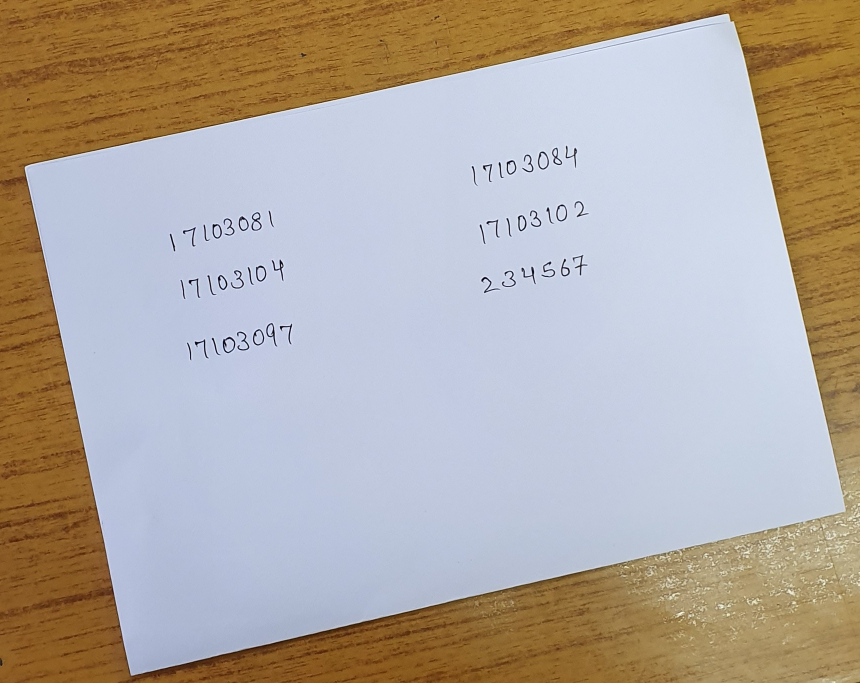
#> input picture test.jpg, 1720 x 1366 px (shown at 1/2 size)
$ python -i segmentation.py   (imports and definitions only)   (older library calls are emulated)
#> lines starting #> are read from the running program, lines starting #| are printed output that depends on the picture; after the words box and inside, x2 and y2 are one past the last pixel; in counts of white or black regions, pixels touching at a corner belong together
#> further down, picture is the input picture: shape (1366, 1720, 3); mean B, G, R 162.3, 169.6, 178.1
import cv2
import numpy as np
#import image
def contour(image):
#cv2.imshow('orig',image)
#cv2.waitKey(0)

#grayscale
	gray = cv2.cvtColor(image,cv2.COLOR_BGR2GRAY)
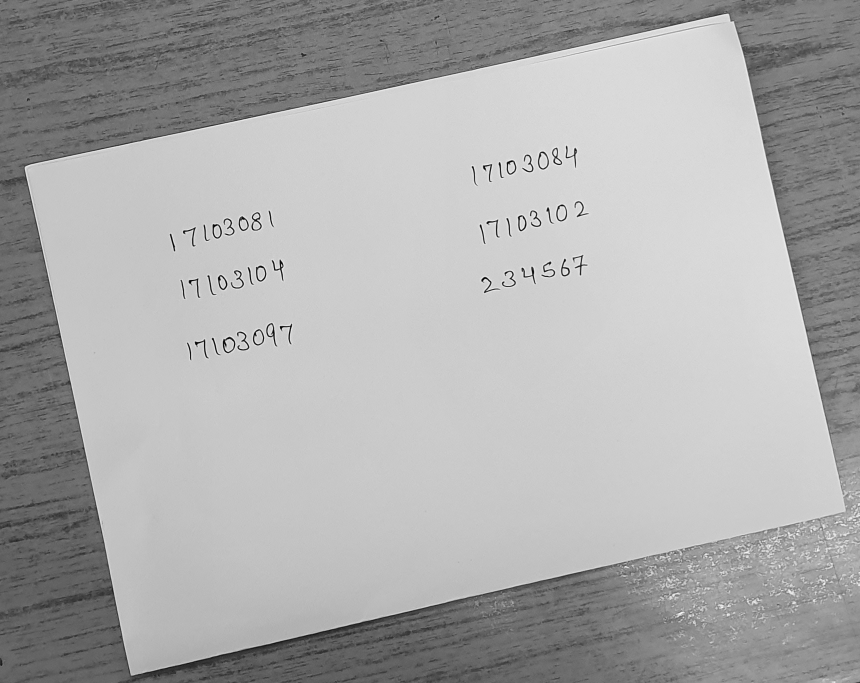
#> gray: shape (1366, 1720) (shown at 1/2 size); min 1, max 254, mean 171.3
	# cv2.imshow('gray',gray)
	# cv2.waitKey(0)

	#binary
	ret,thresh = cv2.threshold(gray,127,255,cv2.THRESH_BINARY_INV)
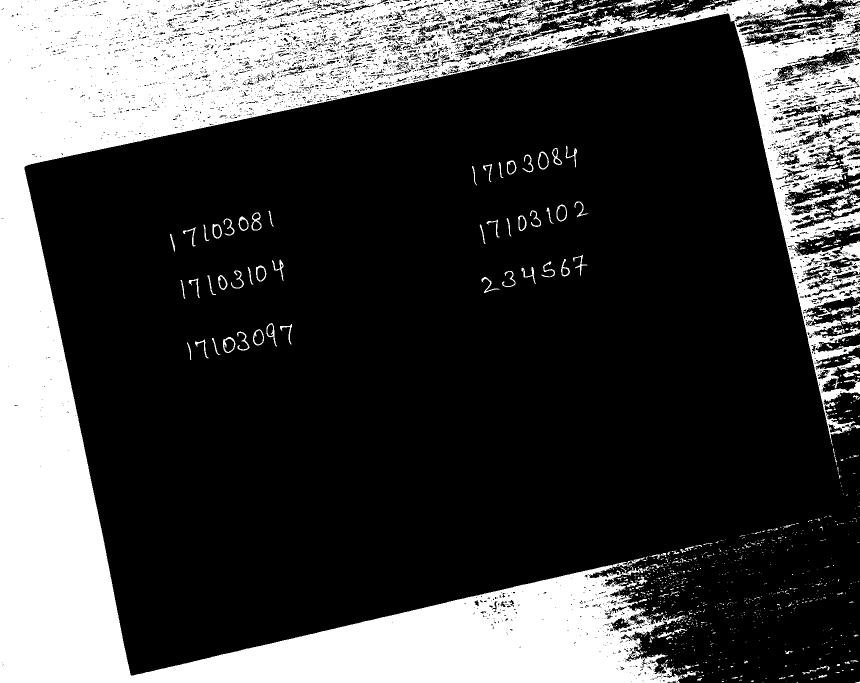
#> thresh: shape (1366, 1720) (shown at 1/2 size); 26.6% white; 1861 white regions (1693 under 20 px), largest, box (x1, y1, x2, y2) and area: (0, 0, 1720, 1366) 603532, (1232, 0, 1316, 17) 576, (1657, 389, 1720, 417) 538
	# cv2.imshow('second',thresh)
	# cv2.waitKey(0)

	#dilation
	kernel = np.ones((5,100), np.uint8)

	img_dilation = cv2.dilate(thresh, kernel, iterations=1)
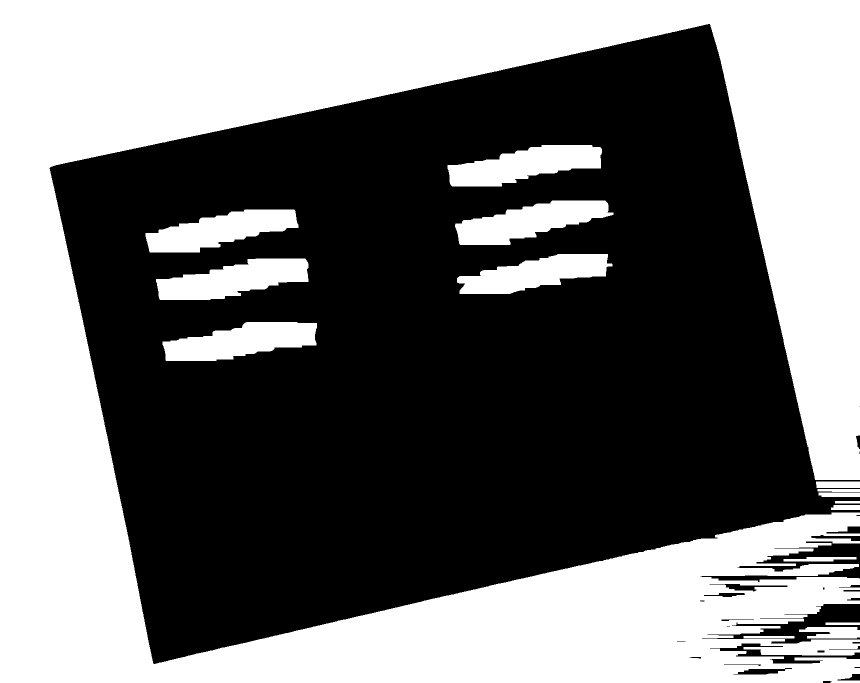
#> img_dilation: shape (1366, 1720) (shown at 1/2 size); 44.6% white; 16 white regions
	# img_dilation = cv2.erode(img_dilation, kernel, iterations=1)
	cv2.imshow('dilated',img_dilation)
	cv2.waitKey(0)

	#find contours
	im2,ctrs, hier = cv2.findContours(img_dilation.copy(), cv2.RETR_EXTERNAL, cv2.CHAIN_APPROX_SIMPLE)
#> ctrs = 16 contours; largest, box (x1, y1, x2, y2) and area: (0, 0, 1720, 1366) 942038, (312, 517, 617, 600) 15457, (910, 401, 1227, 490) 15448, (325, 644, 634, 722) 15426, (895, 290, 1204, 373) 15352
	#sort contours
	sorted_ctrs = sorted(ctrs, key=lambda ctr: cv2.boundingRect(ctr)[0])
#> sorted_ctrs has the same summary as ctrs

	for i, ctr in enumerate(sorted_ctrs):
		# Get bounding box
		x, y, w, h = cv2.boundingRect(ctr)

		# Getting ROI
		roi = image[y:y+h, x:x+w]
		area=w*h
		# show ROI
		# cv2.imshow('segment no:'+str(i),roi)
		if h<w and h> 15 and 100 < w < 500 and area < 12000 :

			cv2.rectangle(image,(x,y-3),( x + w, y + h+3 ),(0,255,0),1)
			cv2.resize(roi,(100,100))
			grayy= cv2.cvtColor(roi,cv2.COLOR_BGR2GRAY)
			ret,threshh = cv2.threshold(grayy,127,255,cv2.THRESH_BINARY_INV)
			# [5 lines of commented-out code are left out]
			im22,ctrss, hierr = cv2.findContours(threshh, cv2.RETR_EXTERNAL, cv2.CHAIN_APPROX_SIMPLE)
			sorted_ctrss = sorted(ctrss, key=lambda ctr: cv2.boundingRect(ctr)[0])
			for ii, ctrr in enumerate(sorted_ctrss):
				# Get bounding box
				xx, yy, ww, hh = cv2.boundingRect(ctrr)

				# Getting ROI
				roii = roi[yy:yy+hh, xx:xx+ww]
				# show ROI
				# cv2.imshow('segment no:'+str(i),roi)
				if  1 < ww and 4 < hh :
					cv2.rectangle(roi,(xx-1,yy-2),( xx + ww+1, yy + hh+2 ),(0,255,0),1)

			cv2.imshow('marked ',roi)
			cv2.waitKey(0)
#> this loop made 16 passes
#> (x, y, w, h, area, sorted_ctrss) on pass 10: (1598, 1254, 122, 23, 2806, 9 contours, all with area under 20)
#> (x, y, w, h, area) on passes 1 to 6: (0, 0, 1720, 1366, 2349520), (291, 419, 306, 86, 26316), (312, 517, 305, 83, 25315), (325, 644, 309, 78, 24102), (895, 290, 309, 83, 25647), (910, 401, 317, 89, 28213)
#> pass 2, in contour, `roi = image[y:y+h, x:x+w]`:
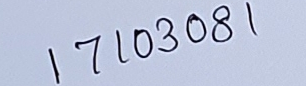
#> roi: shape (86, 306, 3); mean B, G, R 216.7, 194.5, 186.6
#> pass 3, in contour, `roi = image[y:y+h, x:x+w]`:
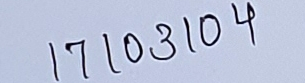
#> roi: shape (83, 305, 3); mean B, G, R 216.4, 193.5, 185.7
#> after the loop:
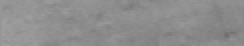
#> grayy: shape (23, 122) (shown 2 times larger); min 110, max 160, mean 141.4
#> after the loop: image: shape (1366, 1720, 3); 0.01% of pixels changed, all inside (x1, y1, x2, y2) = (1598, 1251, 1720, 1281)
#> after the loop:
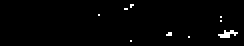
#> threshh: shape (23, 122) (shown 2 times larger); 1.3% white in thin lines or dots, all inside (x1, y1, x2, y2) = (49, 2, 119, 21)
	cv2.imshow('marked areas',image)
	cv2.waitKey(0)
	cv2.imwrite('finall.jpg',image)
	return image


	#sort contours

>>> import cv2
>>> picture = cv2.imread('test.jpg')
>>> result = contour(picture)
